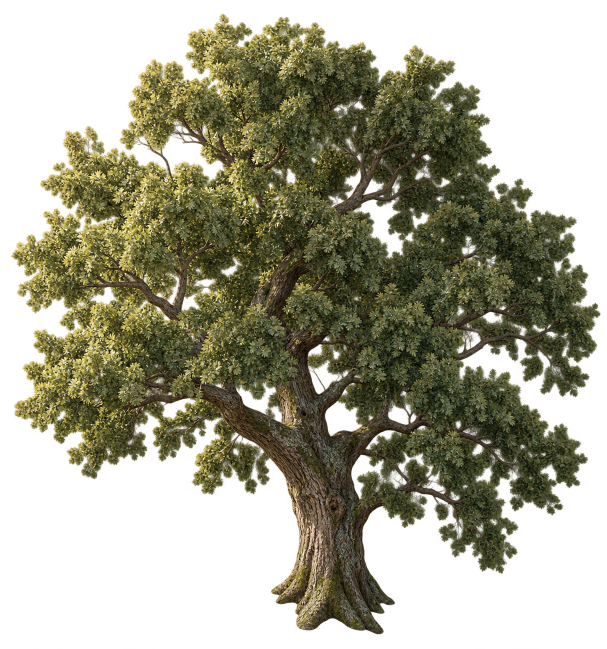
#> input picture assets/realistic/tree-sources/oak.png, 1213 x 1297 px (shown at 1/2 size); its folder holds only this picture in this run
$ python make_tree_sprites.py
#> lines starting #> are read from the running program, lines starting #| are printed output that depends on the picture; after the words box and inside, x2 and y2 are one past the last pixel; in counts of white or black regions, pixels touching at a corner belong together
"""Make compact transparent WebP battle trees from the painted PNG sources."""
from pathlib import Path

from PIL import Image


ROOT = Path(__file__).resolve().parents[1] / "assets" / "realistic"


def main():
    output = ROOT / "trees"
    output.mkdir(parents=True, exist_ok=True)
    for name in ("oak", "pine"):
        image = Image.open(ROOT / "tree-sources" / f"{name}.png").convert("RGBA")
#> image is the input picture: PIL image 1213x1297 RGBA; mean R, G, B, A 50.9, 48.9, 25.6, 130.4
        alpha = image.getchannel("A").point(lambda value: 255 if value > 18 else 0)
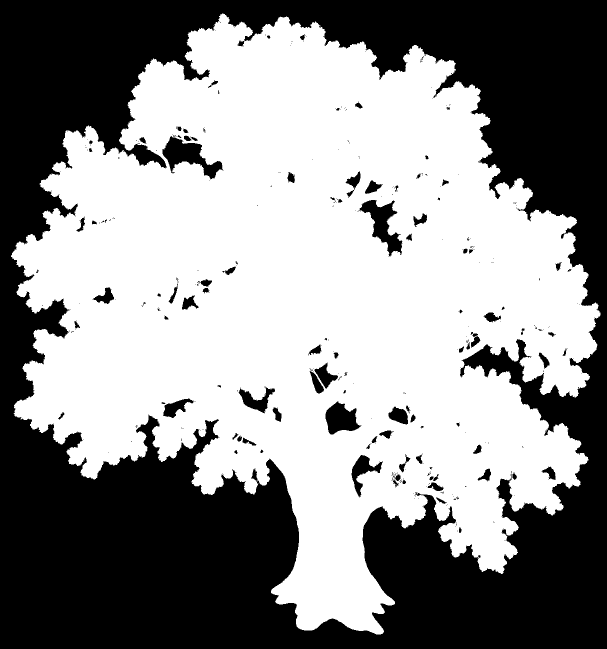
#> alpha: PIL image 1213x1297 L (shown at 1/2 size); 55% white; 405 black regions (310 under 20 px), largest, box (x1, y1, x2, y2) and area: (0, 0, 1213, 1297) 678403, (325, 272, 447, 358) 4262, (719, 400, 805, 513) 3905
        bounds = alpha.getbbox()
#> bounds = (22, 27, 1201, 1269)
        if bounds is None:
            raise ValueError(f"No visible pixels in {name}")
        image = image.crop(bounds)
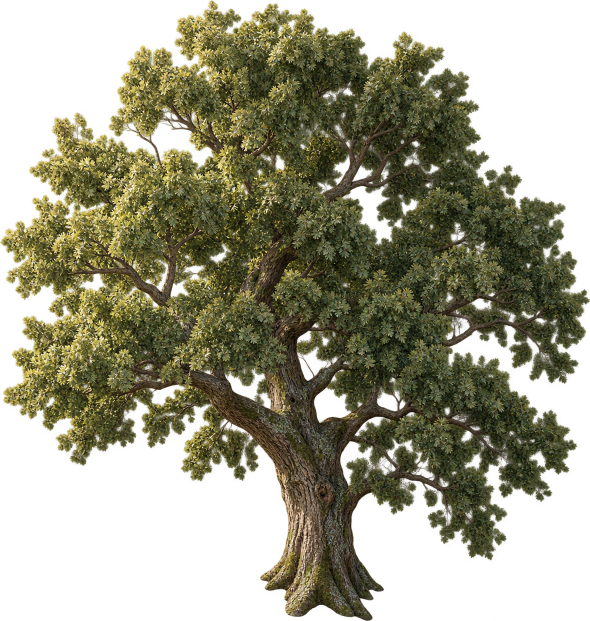
#> image: PIL image 1179x1242 RGBA (shown at 1/2 size); mean R, G, B, A 54.7, 52.5, 27.5, 140.1; transparent parts drawn white
        image.thumbnail((320, 420), Image.Resampling.LANCZOS)
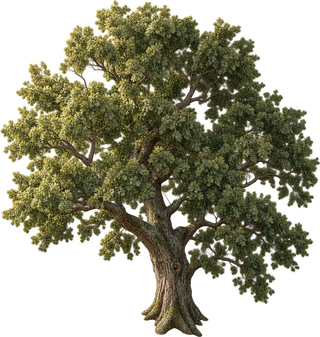
#> image: PIL image 320x337 RGBA; mean R, G, B, A 54.1, 52, 27.3, 140.2; transparent parts drawn white
        path = output / f"{name}.webp"
        image.save(path, "WEBP", quality=84, method=6)
#> (the run stopped early here; a loop or call above may not have finished)
